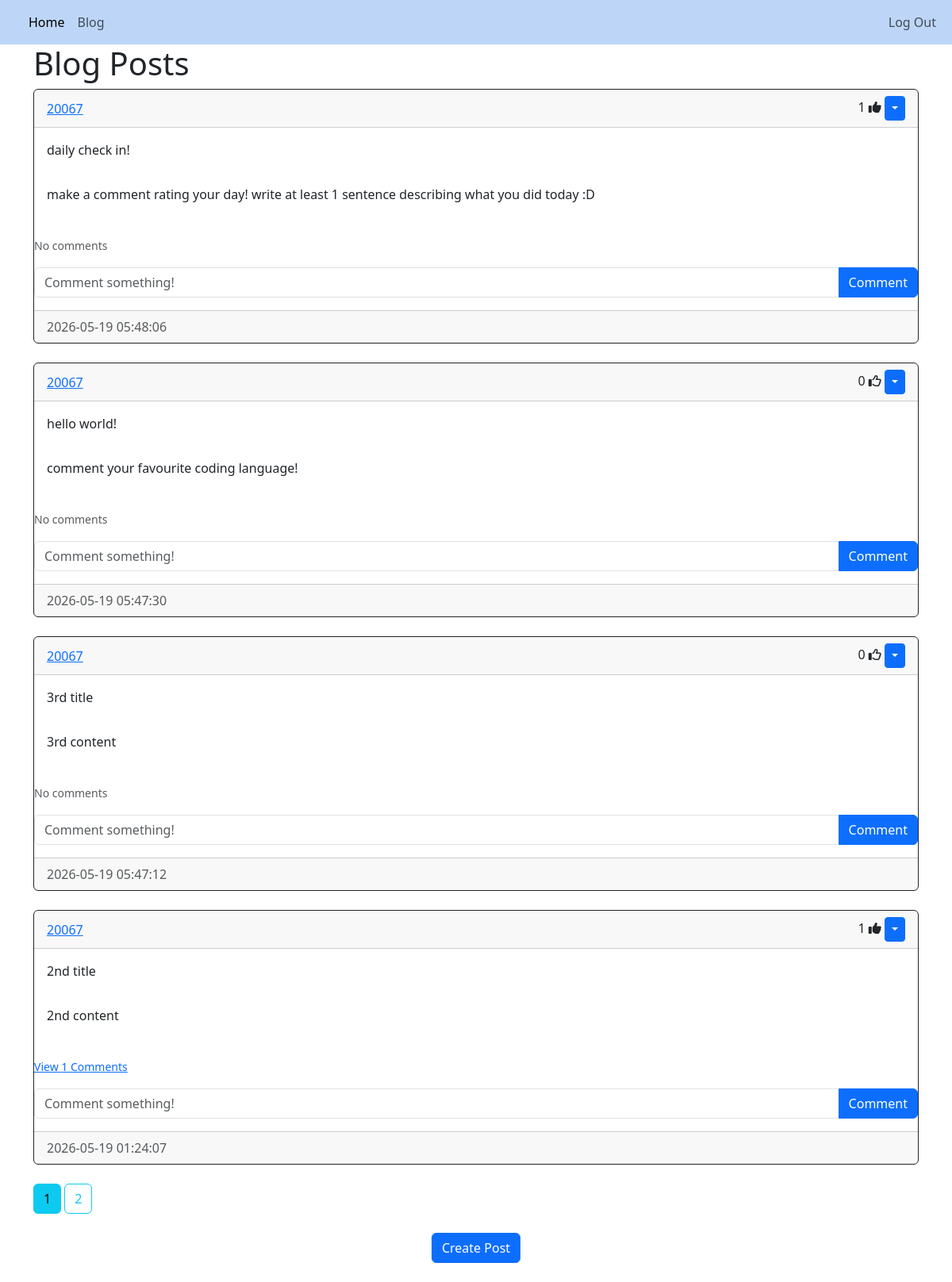
Page /blog (signed in) on the earlier database version.
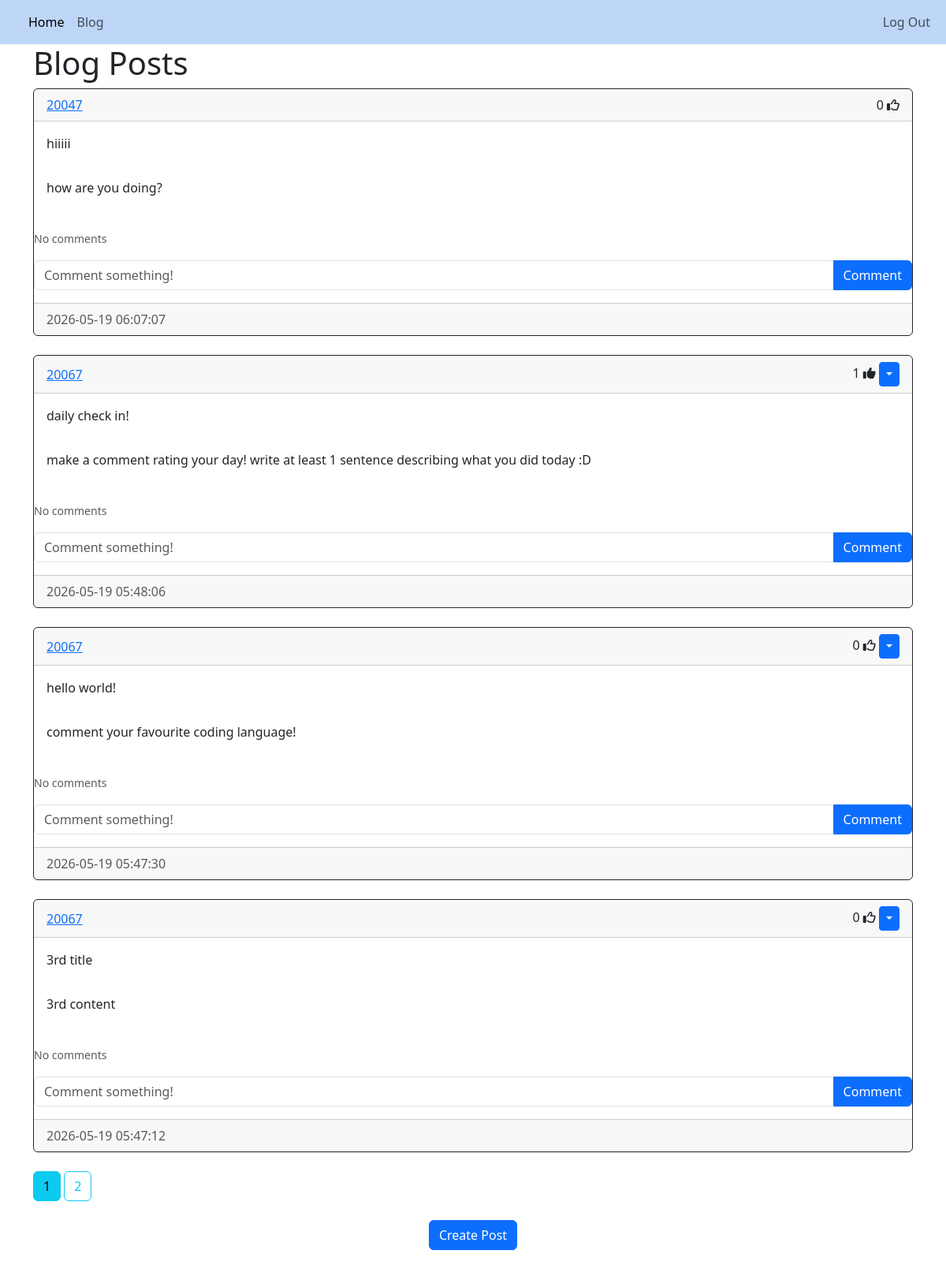
Same page on the later database version.
### website/models.py (models this page shows)
class Post(db.Model):
    id = db.Column(db.Integer, primary_key=True)
    title = db.Column(db.String(150), unique=True)
    content = db.Column(db.Text, nullable=False)
    date_created = db.Column(db.DateTime(timezone=True), default=func.now())
    author = db.Column(db.Integer, db.ForeignKey('user.id', ondelete="CASCADE"), nullable=False)
    comments = db.relationship('Comment', backref='post', passive_deletes=True)
    likes = db.relationship('Like', backref='post', passive_deletes=True)

class User(db.Model, UserMixin):
    id = db.Column(db.Integer, primary_key=True)
    email = db.Column(db.String(150), unique=True)
    username = db.Column(db.String(150), unique=True)
    password = db.Column(db.String(150))
    date_created = db.Column(db.DateTime(timezone=True), default=func.now())
    posts = db.relationship('Post', backref='user', passive_deletes=True)
    comments = db.relationship('Comment', backref='user', passive_deletes=True)
    likes = db.relationship('Like', backref='user', passive_deletes=True)

### website/views.py (the view)
@views.route("/blog")
@login_required
def blog():
    page = request.args.get('page', 1, type=int)
    posts = Post.query.order_by(Post.date_created.desc()).paginate(page=page, per_page=4)
    return render_template("blog.html", user=current_user, posts=posts, endpoint='views.blog')

### website/__init__.py (called while the page is built)
def create_app():
    app = Flask(__name__)
    app.config['SECRET_KEY'] = "DQiAlMIU5u5eeLDw4KPMHx4d"
    app.config['SQLALCHEMY_DATABASE_URI'] = f'sqlite:///{DB_NAME}'
    db.init_app(app)
    from .views import views
    from .auth import auth
    app.register_blueprint(views, url_prefix="/")
    app.register_blueprint(auth, url_prefix="/")
    from .models import User, Post
    with app.app_context():
        db.create_all()
    login_manager = LoginManager()
    login_manager.login_view = "auth.login"
    login_manager.init_app(app)
    @login_manager.user_loader
    def load_user(id):
        return User.query.get(int(id))
    return app

### website/templates/blog.html
{% extends "posts_div.html"%} {% block title %} Blog {% endblock %}

### website/templates/posts_div.html (shortened to what this page needs)
{% extends "template.html"%} {% block title %} Posts {% endblock %}
{% block content%}
<h1>Blog Posts</h1>
<div id="posts">
    {% for post in posts %}
    <div class="card border-dark">
        <div class="card-header d-flex justify-content-between align-items-center">
            <a href="/posts/{{post.user.username}}">{{post.user.username}}</a>
            <div>
                <span id="likes-count-{{post.id}}">{{ post.likes|length }}</span>
                {% if user.id in post.likes|map(attribute="author")|list %}
                <i class="fas fa-thumbs-up" id="like-button-{{post.id}}" onclick="like({{post.id}})"></i>
                {% else %}
                <i class="far fa-thumbs-up" id="like-button-{{post.id}}" onclick="like({{post.id}})"></i>
                {% endif %}
                    {% if user.id == post.author %}
                    <div class="btn-group">
                        <button type="button" class="btn btn-primary btn-sm dropdown-toggle" data-bs-toggle="dropdown"></button>
                    </div>
                    {% endif %}
            </div>
        </div>
        <div class ="card-body">
            <div class="card-text">{{post.title}}</div>
        </div>
        <div class ="card-body">
            <div class="card-text">{{post.content}}</div>
        </div>
        <br/>
        <p class="card-text">
            {% if post.comments|length > 0 %}
            <a data-bs-toggle="collapse" href="#comments-{{post.id}}" role="button">
                <small>View {{post.comments|length}} Comments</small>
            </a>
            {% else %}
            <small class="text-muted">No comments</small>
            {% endif %}
        </p>
        <form class="input-group mb-3" method="POST" action="/create-comment/{{post.id}}">
            <input type="text" id="text" name="text" class="form-control" placeholder="Comment something!"/>
            <button type="submit" class="btn btn-primary">Comment</button>
        </form >
        <div class ="card-footer text-muted">{{post.date_created}}</div>
    </div>
    <br/>
    {% endfor %}
</div>
{% for page_num in posts.iter_pages(left_edge=1, right_edge=1, left_current=1, right_current=2) %}
{% if page_num %}
{% if endpoint == 'views.posts' %}
{% set page_url = url_for(endpoint, username=username, page=page_num) %}
{% else %}
{% set page_url = url_for(endpoint, page=page_num) %}
{% endif %}
{% if posts.page == page_num %}
<a class="btn btn-info mb-4" href="{{ page_url }}">{{page_num}}</a>
{% else %}
<a class="btn btn-outline-info mb-4" href="{{ page_url }}">{{page_num}}</a>
{% endif %}
{% else %}
...
{% endif %}
{% endfor %}
{% block footer %}
<div align="center">
    <a href="/create-post">
        <button type="button" class="btn btn-primary btn-large">
            Create Post
        </button>
    </a>
</div>
<br/>
{% endblock %}
{% endblock %}

### website/templates/template.html (shortened to what this page needs)
<!DOCTYPE html>
<html>
    <head>
        <link href="https://cdn.jsdelivr.net/npm/bootstrap@5.3.8/dist/css/bootstrap.min.css" rel="stylesheet">
        <link rel="stylesheet" type="text/css" href="{{ url_for('static', filename='main.css') }}">
    </head>
    <body>
        <nav class="navbar navbar-expand-lg">
            <div class="container-fluid">
                <div class="collapse navbar-collapse" id="navbarNavAltMarkup">
                  <div class="navbar-nav">
                    <a class="nav-link active" aria-current="page" href="/home">Home</a>
                  </div>
                    {% if user.is_authenticated %}
                    <div class="navbar-nav">
                        <a class="nav-link" href="/blog">Blog</a>
                    </div>
                    <div class="navbar-nav ms-auto">
                    <a class="nav-link" href="/logout">Log Out</a>
                    </div>
                    {% else %}
                    <div class="navbar-nav">
                    <a class="nav-link" href="/login">Login</a>
                    <a class="nav-link" href="/sign-up">Sign Up</a>
                    {% endif %}
                    </div>
                </div>
        </nav>
        <div class="container">{% block content %} {% endblock %}</div>
      </body>
</html>

### website/static/main.css (style rules this page uses)
nav { background-color: #bdd6f7; }

Differences in the rows shown:
no longer on this page (row unchanged): Post: user.username "20067", likes|length "1", title "2nd title", content "2nd content", comments|length "1", date_created "2026-05-19 01:24:07"
added Post: user.username "20047", likes|length "0", title "hiiiii", content "how are you doing?", shows "No comments", date_created "2026-05-19 06:07:07"
